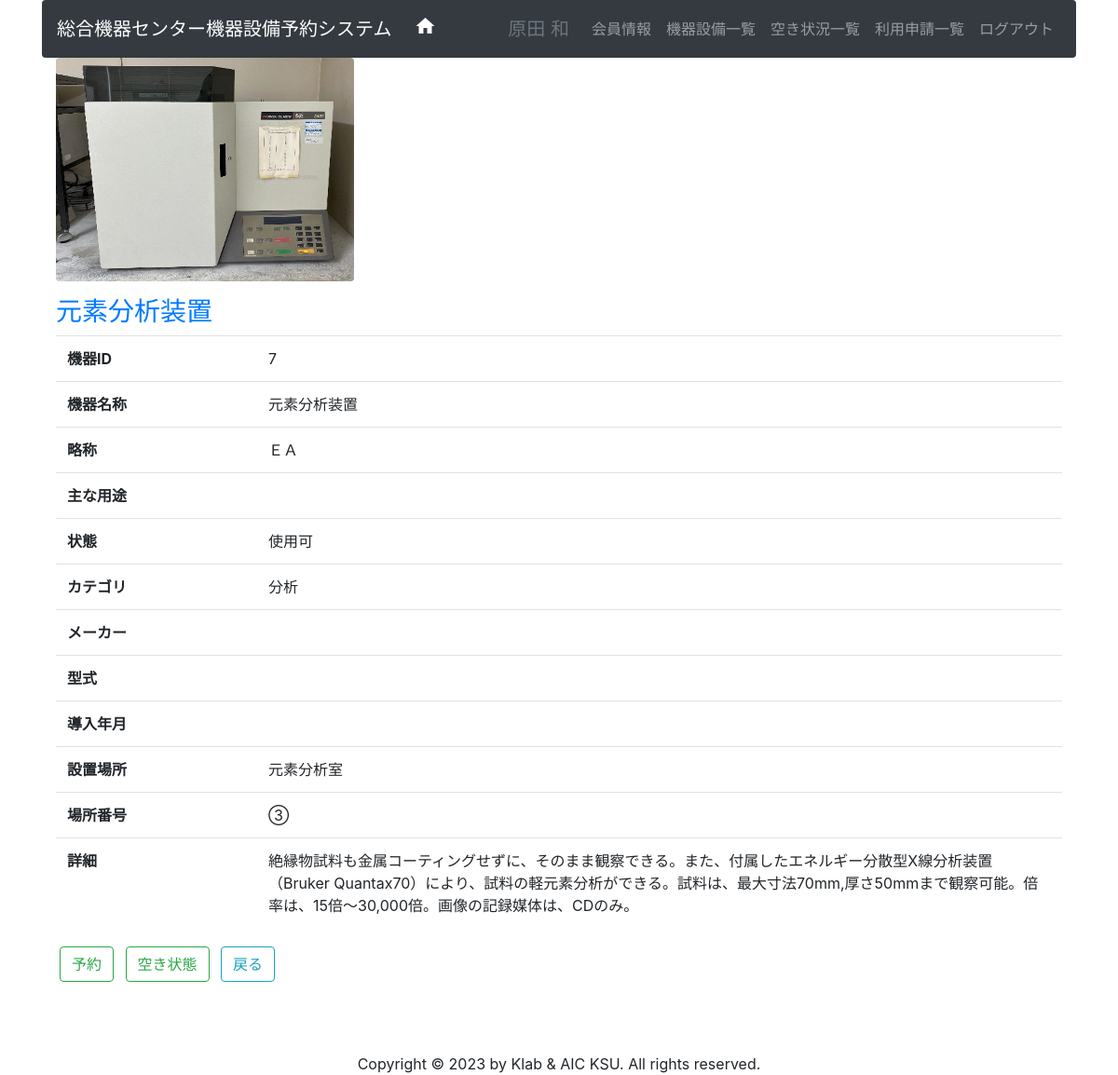
The page /index.php?to=inst&do=detail&id=7 (signed in) on the database its author committed.
### tables this page shows
CREATE TABLE `tb_instrument` (
  `id` bigint(20) UNSIGNED NOT NULL COMMENT '通し番号(自動採番, 内部参照用)',
  `code` varchar(16) DEFAULT NULL COMMENT '人間識別用番号',
  `fullname` varchar(64) NOT NULL COMMENT '名称',
  `shortname` varchar(64) NOT NULL COMMENT '略称',
  `state` int(11) NOT NULL COMMENT '機器状態(1:使用可,2:貸出中,3:使用不可,9:その他)',
  `category` int(11) DEFAULT NULL COMMENT 'カテゴリ（1:観察, 2:分析,3:計測,4:調製,9:その他）',
  `purpose` varchar(64) DEFAULT NULL COMMENT '主な用途',
  `detail` text DEFAULT NULL COMMENT '施設紹介',
  `maker` varchar(64) DEFAULT NULL COMMENT 'メーカー',
  `model` varchar(64) DEFAULT NULL COMMENT '型式',
  `made_year` date DEFAULT NULL COMMENT '製造年月',
  `bought_year` date DEFAULT NULL COMMENT '導入年月',
  `equipment_no` varchar(32) DEFAULT NULL COMMENT '備品番号',
  `room_id` bigint(20) UNSIGNED DEFAULT NULL COMMENT '設置場所部屋番号',
  `memo` text DEFAULT NULL COMMENT '備考',

  CONSTRAINT `fk_instrument_room`
    FOREIGN KEY (`room_id`)
    REFERENCES `tb_room` (`id`)
    ON DELETE SET NULL ON UPDATE CASCADE
);

### src/controllers/Instrument.php (called while the page is built, shortened)
<?php
class Instrument extends Controller
{
    public function detailAction($id = 0)
    {
        $id = (int)$id;
        $instrument = $this->model->getDetail($id);
        if ($instrument) {
            $image_path = 'img/instrument/' . $instrument['id'] . '.webp';
            $image_url = (file_exists($image_path) && @getimagesize($image_path))
                ? $image_path
                : 'img/dummy-image-square1.webp';
            $data = [
                'row' => $instrument,
                'image_url' => $image_url,
                'is_admin' => $this->user->isAdmin(),
                'can_reserve' => $this->user->canReserve(),
            ];
        } else {
            $data['error'] = '指定された機器は存在しません。';
        }
        $this->view->render('inst_detail.php', $data);
    }
}

### index.php (called while the page is built, shortened)
<?php
require_once __DIR__ . '/conf/develop_env.php';
$config = [
    'view_dir' => __DIR__ . '/src/views/',
    'db' => $conf,
    'routes' => [
        'user' => ['c' => 'User',       'a' => ['login', 'auth', 'logout', 'upass']],
        'inst' => ['c' => 'Instrument', 'a' => ['list', 'detail', 'input', 'save', 'delete']],
        'mbr'  => ['c' => 'Member',     'a' => ['list', 'detail', 'input', 'save', 'delete', 'grant']],
        'rsv'  => ['c' => 'Reserve',    'a' => ['list', 'detail', 'input', 'save', 'delete', 'grant', 'report', 'export']],
        'stf'  => ['c' => 'Staff',      'a' => ['list', 'detail', 'input', 'save', 'delete', 'grant']],
        'aic'  => ['c' => 'Aic',        'a' => ['list', 'detail', 'input', 'save', 'delete']],
    ],
    'default_route' => ['to' => 'inst', 'do' => 'list'],
];
try {
    $to = $_GET['to'] ?? $config['default_route']['to'];
    $do = $_GET['do'] ?? $config['default_route']['do'];
    $params = $_GET;
    unset($params['to'], $params['do']);
    $routeInfo = $config['routes'][$to] ?? $config['routes'][$config['default_route']['to']];
    $actionMethod = (in_array($do, $routeInfo['a'], true)) ? $do . 'Action' : 'listAction';
    $model = new $modelClass();
    $view = new aic\views\View($config['view_dir']);
    $controller = new $controllerClass($model, $view);
    call_user_func_array([$controller, $actionMethod], $params);
} catch (\Throwable $e) {
    if (defined('DEVELOP_ENV') && DEVELOP_ENV) {
        header('HTTP/1.1 500 Internal Server Error');
        echo "<h1>Application Error</h1>";
        echo "<pre>";
        echo "<strong>Message:</strong> " . htmlspecialchars($e->getMessage(), ENT_QUOTES, 'UTF-8') . "\n\n";
        echo "<strong>File:</strong> " . $e->getFile() . " on line " . $e->getLine() . "\n\n";
        echo "<strong>Stack Trace:</strong>\n" . $e->getTraceAsString();
        echo "</pre>";
    } else {
    }
    exit;
}

### src/controllers/Controller.php (called while the page is built, shortened)
<?php
abstract class Controller
{
    public function __construct(Model $model, View $view)
    {
        $this->model = $model;
    }
}

### src/models/Model.php (called while the page is built, shortened)
<?php
class Model
{
    protected $table;
    private static $conf;
    protected $db;
    public function initDb()
    {
        $this->db = new \mysqli(
            self::$conf['host'],
            self::$conf['username'],
            self::$conf['password'],
            self::$conf['dbname'],
        );
        $this->db->set_charset('utf8');
    }
    public static function setConnInfo($conf)
    {
      self::$conf = $conf;
    }
    public function getDetail($id)
    {
        $sql = sprintf("SELECT * FROM %s WHERE id=$id", $this->table);
        $rs = $this->db->query($sql);
        return $rs->fetch_assoc();
    }
}

### src/models/Instrument.php (called while the page is built, shortened)
<?php
class Instrument extends Model{
    public function getDetail($id)
    {
        $detail = parent::getDetail($id);
        if ($detail){
            $room_id = $detail['room_id'];
            $room = (new Room)->getDetail($room_id);
            $detail['room_name'] = $room['room_name'];
            $detail['room_no'] = $room['room_no'];
        }
        return $detail;
    }
}

### src/views/inst_detail.php (the view, shortened to what this page needs)
<?php
if (!empty($error)): ?>
    <div class="alert alert-danger"><?= htmlspecialchars($error, ENT_QUOTES, 'UTF-8') ?></div>
    <a href="?to=inst&do=list" class="btn btn-outline-info m-1">機器一覧に戻る</a>
<?php else: ?>
    <p><img src="<?= htmlspecialchars($image_url, ENT_QUOTES, 'UTF-8') ?>" height="240" width="320" class="rounded" alt="<?= htmlspecialchars($row['fullname'], ENT_QUOTES, 'UTF-8') ?>"></p>
    <h3 class="text-primary"><?= htmlspecialchars($row['fullname'], ENT_QUOTES, 'UTF-8') ?></h3>
    <table class="table table-hover">
        <tr><th width="20%">機器ID</th><td><?= htmlspecialchars($row['id'], ENT_QUOTES, 'UTF-8') ?></td></tr>
        <tr><th width="20%">機器名称</th><td><?= htmlspecialchars($row['fullname'], ENT_QUOTES, 'UTF-8') ?></td></tr>
        <tr><th>略称</th><td><?= htmlspecialchars($row['shortname'], ENT_QUOTES, 'UTF-8') ?></td></tr>
        <tr><th>主な用途</th><td><?= htmlspecialchars($row['purpose'], ENT_QUOTES, 'UTF-8') ?></td></tr>
        <tr><th>状態</th><td><?= htmlspecialchars(KsuCode::INST_STATE[$row['state']] ?? '不明', ENT_QUOTES, 'UTF-8') ?></td></tr>
        <tr><th>カテゴリ</th><td><?= htmlspecialchars(KsuCode::INST_CATEGORY[$row['category']] ?? '不明', ENT_QUOTES, 'UTF-8') ?></td></tr>
        <tr><th>メーカー</th><td><?= htmlspecialchars($row['maker'], ENT_QUOTES, 'UTF-8') ?></td></tr>
        <tr><th>型式</th><td><?= htmlspecialchars($row['model'], ENT_QUOTES, 'UTF-8') ?></td></tr>
        <tr><th>導入年月</th><td><?= htmlspecialchars($row['bought_year'], ENT_QUOTES, 'UTF-8') ?></td></tr>
        <tr><th>設置場所</th><td><?= htmlspecialchars($row['room_name'], ENT_QUOTES, 'UTF-8') ?></td></tr>
        <tr><th>場所番号</th><td><?= htmlspecialchars($row['room_no'], ENT_QUOTES, 'UTF-8') ?></td></tr>
        <tr><th>詳細</th><td><?= nl2br(htmlspecialchars($row['detail'], ENT_QUOTES, 'UTF-8')) ?></td></tr>
    </table>
    <div class="pb-5 mb-5">
    <?php if ($can_reserve): ?>
        <a class="btn btn-outline-success m-1" href="?to=rsv&do=input&inst=<?= (int)$row['id'] ?>">予約</a>
    <?php endif; ?>
    <a class="btn btn-outline-success m-1" href="?to=aic&do=detail&id=<?= (int)$row['id'] ?>">空き状態</a>
    <a href="?to=inst&do=list" class="btn btn-outline-info m-1">戻る</a>
    </div>
<?php endif; ?>

### rows shown on the page
tb_instrument: fullname "元素分析装置", id "7", shortname "ＥＡ", state "使用可", category "分析", detail "絶縁物試料も金属コーティングせずに、そのまま観察できる。また、付属したエネルギー分散型X線分析装置（Bruker Quantax70）により、試料の軽元素分析ができる。試料は、最大寸法70mm,厚さ50mmまで観察可能。倍率は、15倍〜30,000倍。画像の記録媒体は、CDのみ。"

### other values the page prints
$app_name "総合機器センター機器設備予約システム"
$_SESSION['uname'] "原田 和"
$_label "会員情報"
$_label "機器設備一覧"
$_label "空き状況一覧"
$_label "利用申請一覧"
$row['room_name'] "元素分析室"
$row['room_no'] "③"
